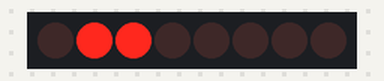
A sketch run on a simulated Arduino Uno, built with avr-gcc and run on an emulated ATmega328P. Parts: 8 shift-register outputs drawn as a row of LEDs (first output left, lit = HIGH). Wiring (inferred from the names in the program): shift register (74HC595): data pin 11; shift clock pin 13; latch pin 12. Wiring (inferred from the signals the program sends): row of LEDs: on Q0, Q1, Q2, Q3, Q4, Q5, Q6, Q7.

Above: at 0.3 s.
At 1.8 s:
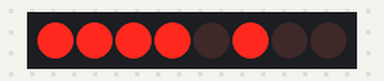
At 2.6 s:
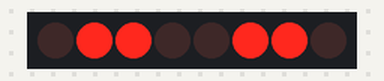
At 4.1 s:
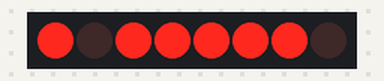
At 5.6 s:
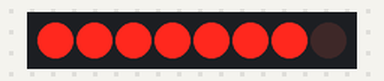
At 7.8 s:
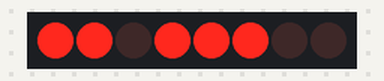
Timing chart, 0 to 8.8 s (numbered marks = the images above):
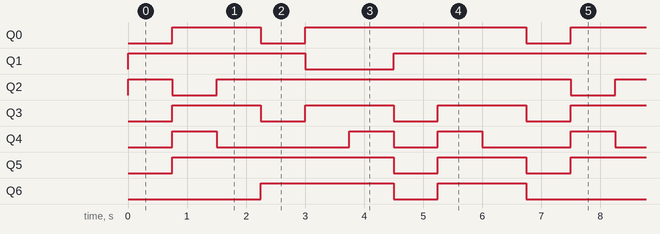

The sketch:

Code.ino
```cpp
const byte lth = 12;
const byte clk = 13;
const byte dat = 11;

int bit[9] = {
  B01100000,
  B11011100,
  B11110100,
  B01100110,
  B10110110,
  B10111110,
  B11100000,
  B11111110,
  B11110110
};

void setup()
{
  pinMode(lth, OUTPUT);
  pinMode(clk, OUTPUT);
  pinMode(dat, OUTPUT);
}

void loop()
{
  for(int i = 0; i < 9; i++) {
    digitalWrite(lth, LOW);
    shiftOut(dat, clk, LSBFIRST, bit[i]);
    digitalWrite(lth, HIGH);
    delay(750);
  }
}
```

Measured:
- by itself, Q0: repeats every 6.8 s: LOW 0.75 s, HIGH 3.8 s, LOW 0.75 s, HIGH 1.5 s
- by itself, Q1: repeats every 6.8 s: LOW 1.5 s, HIGH 5.3 s
- by itself, Q2: repeats every 6.8 s: LOW 0.75 s, HIGH 6.0 s
- by itself, Q3: alternates HIGH for 1.5 s and LOW for 0.75 s
- by itself, Q4: repeats every 6.8 s: LOW 2.3 s, HIGH 0.75 s, LOW 0.75 s, HIGH 0.75 s, LOW 1.5 s, HIGH 0.75 s
- by itself, Q5: repeats every 6.8 s: LOW 0.75 s, HIGH 1.5 s, LOW 0.75 s, HIGH 3.8 s
- by itself, Q6: repeats every 6.8 s: LOW 0.75 s, HIGH 1.5 s, LOW 2.3 s, HIGH 2.3 s
